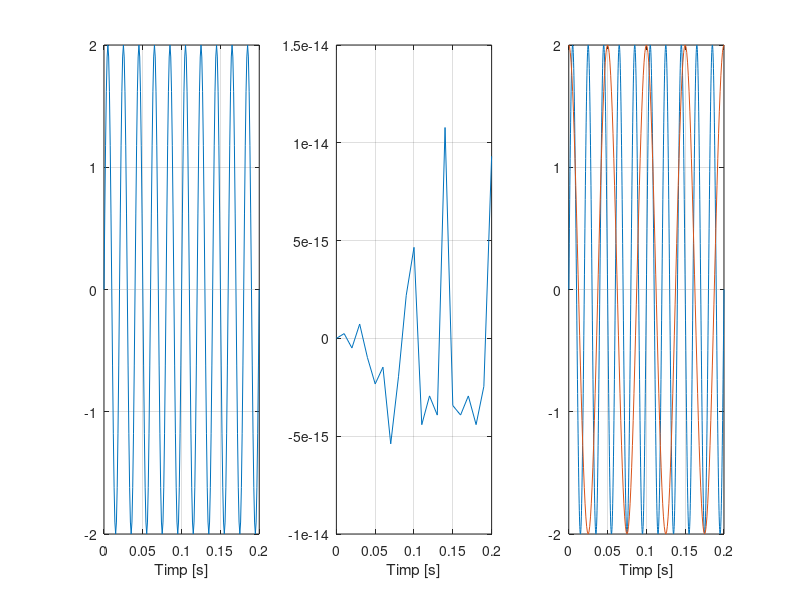

The MATLAB script that drew this image:
F = 50;
t = 0:0.001:0.2;
s = 2*sin(2*pi*F*t);
subplot(1,3,1),plot(t,s),xlabel('Timp [s]'),grid
t = 0:0.01:0.2;
s = 2*sin(2*pi*F*t);
subplot(1,3,2),plot(t,s),xlabel('Timp [s]'),grid
t = 0:0.0002:0.2;
s = 2*sin(2*pi*F*t);
subplot(1,3,3),plot(t,s),xlabel('Timp [s]'),grid,hold on
%Cu cat pasul este mai mic cu atat vom avea mai multe puncte.Deoarece
%functia plot uneste cu linie continua punctele,graficul va fi mai exact cu
%cat vom avea mai multe puncte de unit.
F=20;
y = 0:0.001:0.2;
c = 2*cos(2*pi*F*y);
subplot(1,3,3),plot(y,c)
